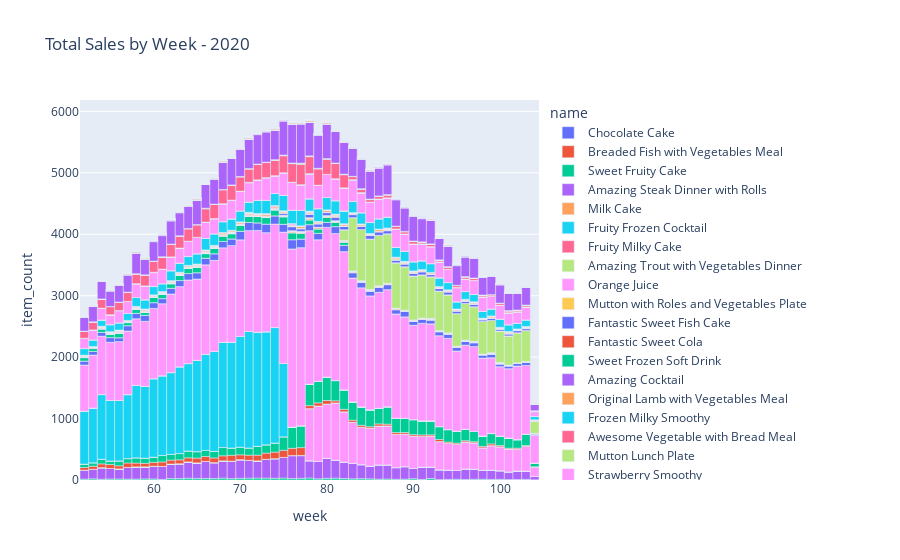

This figure's notebook cell:
### Markdown cell above
Plot items per week.

### Code cell
df_plot = df_sales_single_year[['week','item_id','item_count']].groupby(['week','item_id']).sum().reset_index()
df_plot = df_plot.merge(df_items,left_on="item_id",right_on="id")[['week','item_count','name']]
fig = px.bar(df_plot, x='week', y='item_count',color="name", title=f'Total Sales by Week - {SINGLE_YEAR}')
fig.update_layout(bargap=0.0,bargroupgap=0.0)
fig.show()
